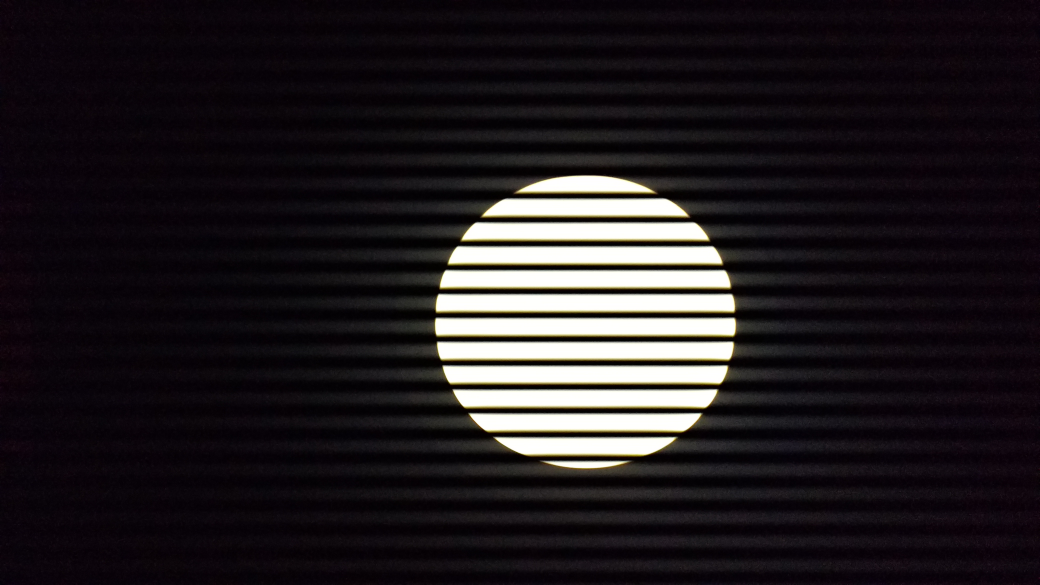
//> input picture Code/PD_values/IMG_20171208_193640412.jpg, 4160 x 2340 px, given in place of 0_1_small.jpg, which was not available (shown at 1/4 size)
$ ./circles   (built with g++ and OpenCV 4)
//> lines starting //> are read from the running program, lines starting //| are printed output that depends on the picture; after the words box and inside, x2 and y2 are one past the last pixel; in counts of white or black regions, pixels touching at a corner belong together; pictures that were not available may be replaced by others from this repository, and a replacement may not be noted
#include "opencv2/opencv.hpp"
#include "opencv2/imgproc.hpp"
#include "opencv2/highgui.hpp"

namespace patch
{
    template < typename T > std::string to_string( const T& n )
    {
        std::ostringstream stm ;
        stm << n ;
        return stm.str() ;
    }
}

using namespace cv;
using namespace std;

void detector(Mat input, vector< vector<int> > &returnMatrix)
{
	Mat blurred_image;
	Mat otsu;
	vector<vector<Point> > contours;
	Scalar red(255,0,0);
	size_t count=0;
	unsigned long totalArea=0;
	Point2f center;
	int rMax=0;
	float r;

	blur(input, blurred_image, Size(100, 100));
	threshold(blurred_image, otsu, 0, 255,  CV_THRESH_OTSU);
	findContours(otsu, contours, CV_RETR_EXTERNAL, CV_CHAIN_APPROX_SIMPLE);


	count = contours.size();
	vector<Moments> mu(count);
	vector<Point2f> mc(count);

	for( size_t i=0; i < count; i++)
	{
		minEnclosingCircle( contours[i], center, r);
		if(r > rMax)
			rMax=r;
		mu[i] = moments( contours[i], false );
		if(mu[i].m00 == 0)
			continue;
		mc[i] = Point2f( mu[i].m10/mu[i].m00 , mu[i].m01/mu[i].m00 );
		totalArea+=mu[i].m00;
	}


	center.x=0; center.y=0;
	for(size_t i=0; i < count; ++i)
	{
		float per = mu[i].m00 / totalArea;
		center.x += mc[i].x * per;
		center.y += mc[i].y * per;
	}

	if(count!=0)
	{
		// circle(input, center, rMax,red, 1);
		returnMatrix.resize(1);
		returnMatrix[0].resize(3);
		returnMatrix[0][0] = center.x;
		returnMatrix[0][1] = center.y;
		returnMatrix[0][2] = rMax;
	}
}

void saveCircle(Mat input, vector< vector<int> > returnMatrix, String Image_path)
{
	Image_path.erase(Image_path.find('.'));
	Image_path += "_circle.jpg";
	Rect roi;
	roi.x = returnMatrix[0][0] - returnMatrix[0][2];
	roi.y = returnMatrix[0][1] - returnMatrix[0][2] + 40;
	roi.width = 2*returnMatrix[0][2];
	roi.height = 2*returnMatrix[0][2] - 70;

	// Scalar red(255,0,0);
	// rectangle(input, roi, red, 1);
	Mat crop = input(roi);
	imwrite(Image_path, crop);
	// return crop;
}

int main( int argc, char** argv )
{
// [16 lines of commented-out code are left out]

	String Image_path;
	for(int i=0;i<=7;++i)
	{
		for(int j=1;j<=55;++j)
		{
			Image_path = "data_images/";
			Image_path += patch::to_string(i);
			Image_path += "/";
			Image_path += patch::to_string(i);
			Image_path += "_";
			Image_path += patch::to_string(j);
			Image_path += "_small.jpg";
			cout<<"Image :: "<<Image_path<<endl;

			Mat image = imread( Image_path, IMREAD_GRAYSCALE);
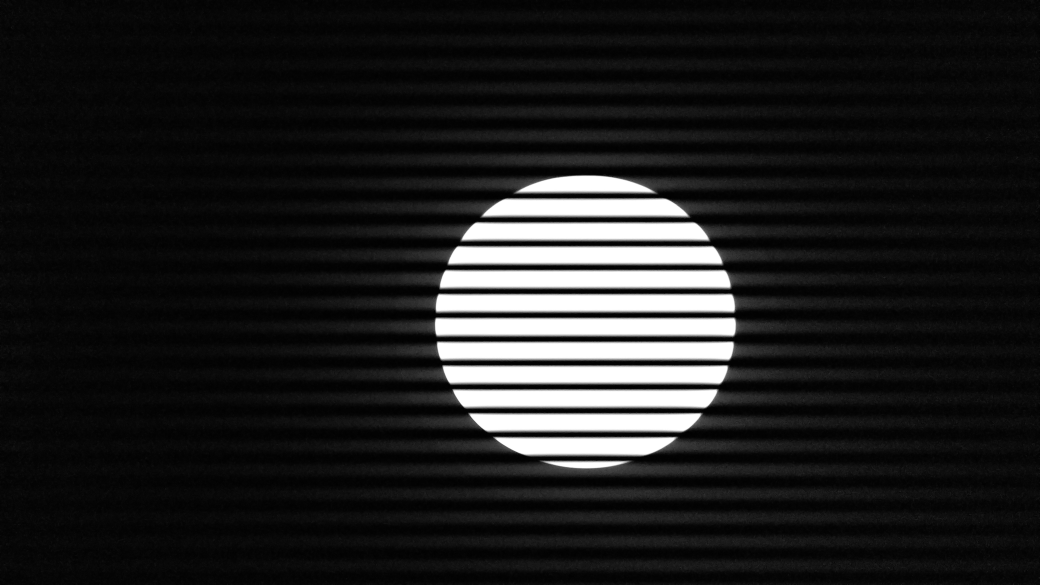
//> image: 2340 rows x 4160 cols, CV_8UC1 (shown at 1/4 size); min 0, max 255, mean 30.8
			if ( !image.data )
			{
				cout<<"No image data\n";
				continue;
			}
			vector< vector<int> > Matrix;
			detector(image, Matrix);
//> in detector, `blur(input, blurred_image, Size(100, 100));`:
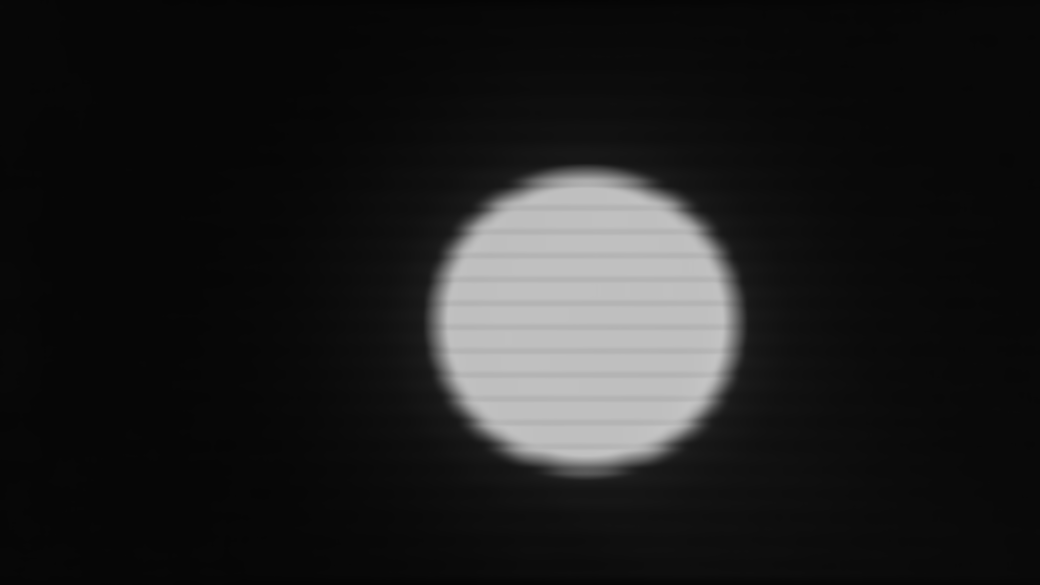
//> blurred_image: 2340 rows x 4160 cols, CV_8UC1 (shown at 1/4 size); min 5, max 196, mean 30.8
//> in detector, `threshold(blurred_image, otsu, 0, 255,  CV_THRESH_OTSU);`:
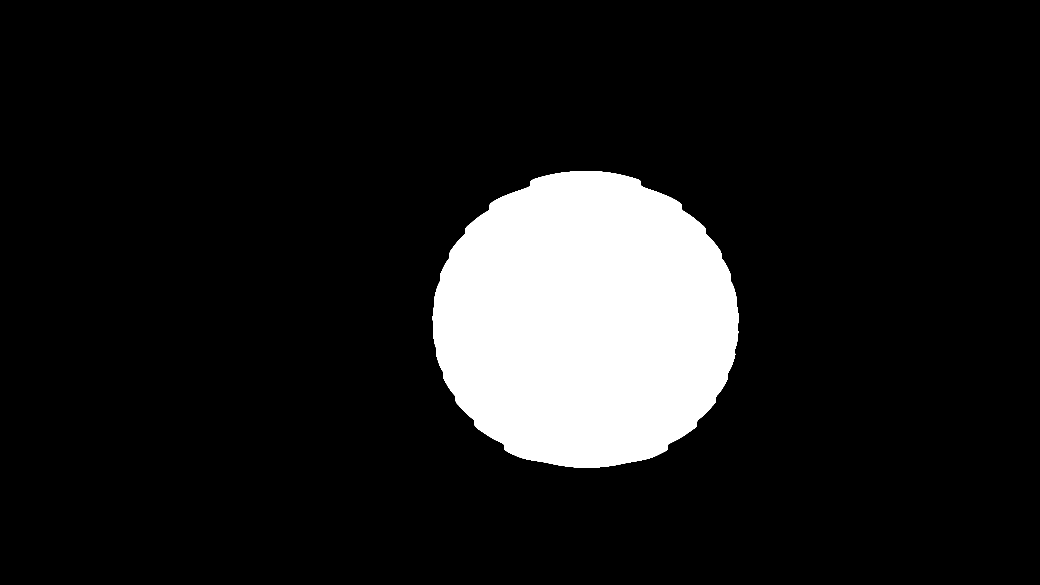
//> otsu: 2340 rows x 4160 cols, CV_8UC1 (shown at 1/4 size); 11.7% white; 1 white region
//> in detector, `findContours(otsu, contours, CV_RETR_EXTERNAL, CV_CHAIN_APPROX_SIMPLE);`: contours = 1 contour; box (x1, y1, x2, y2) and area: (1731, 685, 2954, 1871) 1136326
//> in detector, `count = contours.size();`: count = 1
//> in detector, `vector<Moments> mu(count);`: mu = 1 item
//> in detector, `vector<Point2f> mc(count);`: mc = 1 Point (x, y): [0, 0]
//> the loop in detector, `for( size_t i=0; i < count; i++)` made 1 pass
//> (center, r, rMax, totalArea) on pass 1: (Point(2342.1, 1288.9), 612, 611, 1136326)
//> after the loop in detector, `for( size_t i=0; i < count; i++)`: r = 612; rMax = 611; totalArea = 1136326
//> in detector, `center.x = 0`: center = Point(0, 1288.9)
//> in detector, `center.y = 0`: center = Point(0, 0)
//> the loop in detector, `for(size_t i=0; i < count; ++i)` made 1 pass
//> per on pass 1: 1
//> in detector, `returnMatrix.resize(1);`: returnMatrix = 1 item
//> Matrix = 1 item
			saveCircle(image, Matrix, Image_path);
//> in saveCircle, `roi.x = returnMatrix[0][0] - returnMatrix[0][2];`: roi = Rect(1731, 0, 0, 0)
//> in saveCircle, `roi.y = returnMatrix[0][1] - returnMatrix[0][2] + 40;`: roi = Rect(1731, 712, 0, 0)
//> in saveCircle, `roi.width = 2*returnMatrix[0][2];`: roi = Rect(1731, 712, 1222, 0)
//> in saveCircle, `roi.height = 2*returnMatrix[0][2] - 70;`: roi = Rect(1731, 712, 1222, 1152)
//> in saveCircle, `Mat crop = input(roi);`:
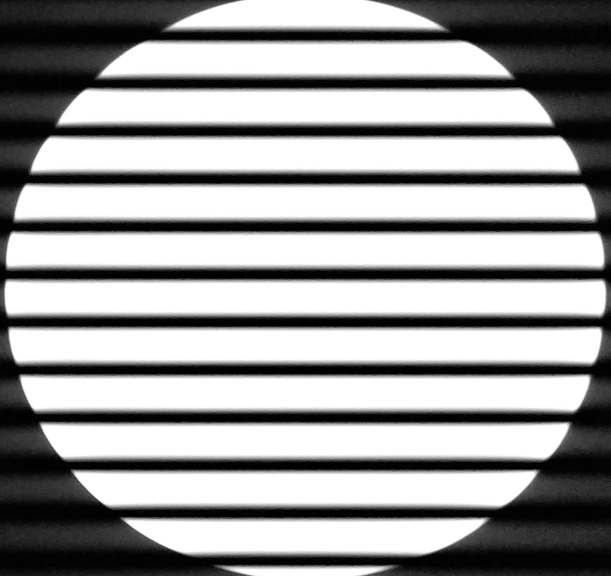
//> crop: 1152 rows x 1222 cols, CV_8UC1 (shown at 1/2 size); min 0, max 255, mean 154
		}
	}
	return 0;
}
